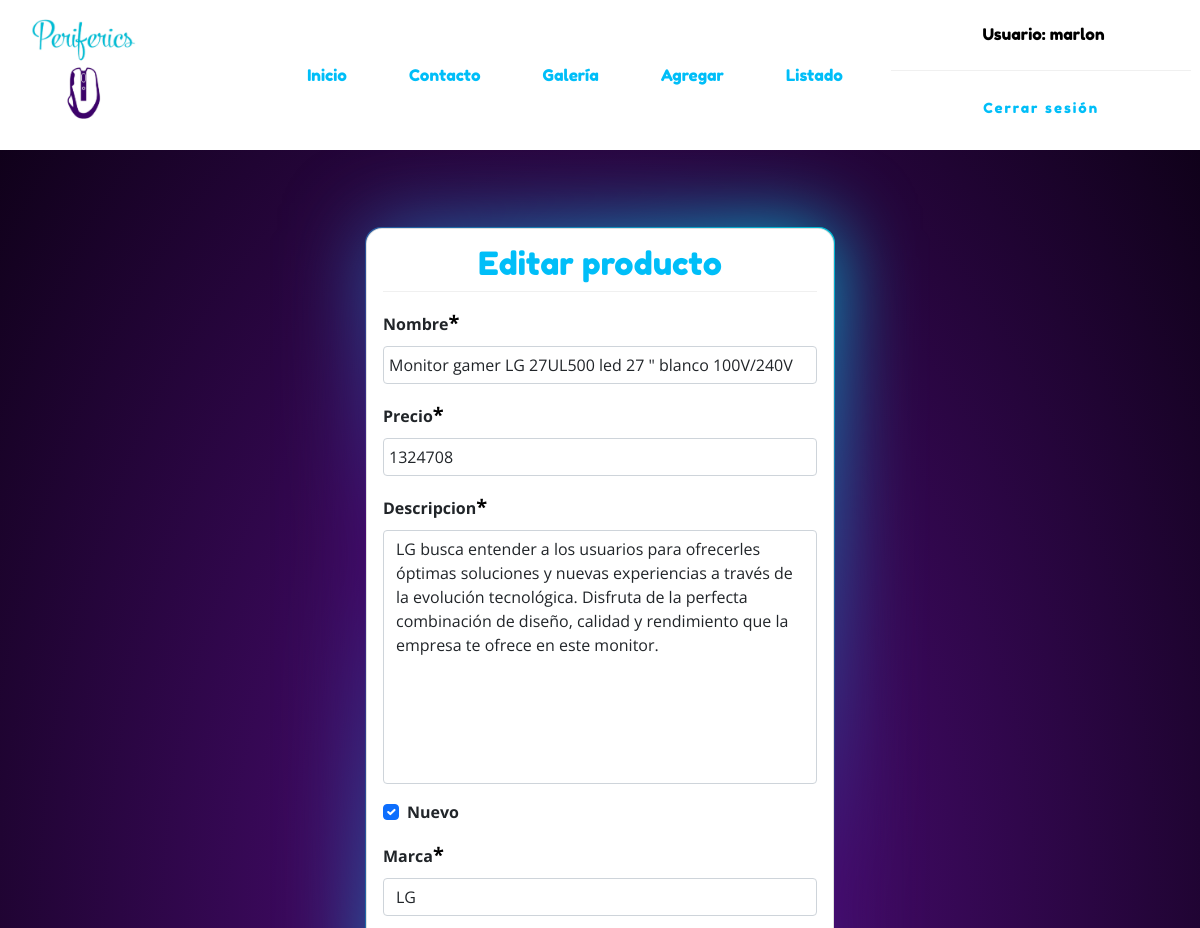
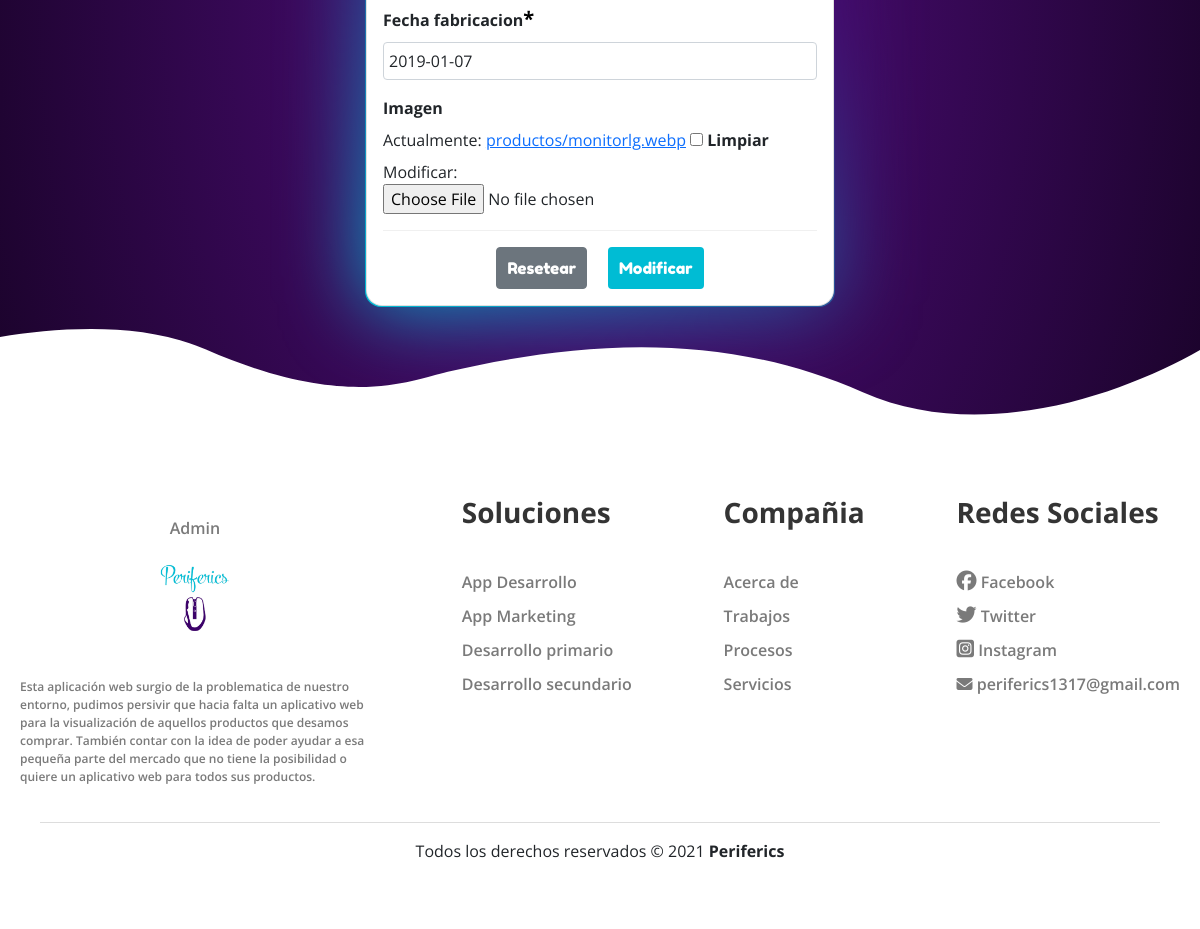
The page /modificar/33/ (signed in) on the database its author committed (2 pictures, top to bottom).
### app/models.py (models this page shows, shortened)
class producto(models.Model):
    nombre=models.CharField(max_length=50)
    precio=models.IntegerField()
    descripcion=models.TextField()
    nuevo=models.BooleanField()
    marca=models.ForeignKey(marca, on_delete=models.PROTECT)
    fecha_fabricacion=models.DateField()
    imagen=models.ImageField(upload_to="productos", null="True")

class marca(models.Model):
    nombre= models.CharField(max_length=50)
    def __str__(self):
        return self.nombre

### app/views.py (the view, shortened to what this page needs)
# urls.py: path('modificar/<id>/', modificar_productos, name="modificar"),
@permission_required('add.change_producto')
def modificar_productos(request, id):
    productos = get_object_or_404(producto, id=id)
    data={
        'Form': productoForms(instance=productos)
    }
    return render(request, 'productos/modificar.html', data)

### app/forms.py (shortened to what this page needs)
class productoForms(forms.ModelForm):
    nombre = forms.CharField(min_length=3, max_length=50)
    imagen = forms.ImageField(required=False, validators=[MaxSizeFileValidator(max_file_size=2)])
    precio = forms.IntegerField(min_value=1, max_value=3000000)
    class Meta:
        model= producto
        fields='__all__'
        widgets ={
            "fecha_fabricacion": DatePickerInput(format='%d/%m/%Y')
        }

### app/templates/productos/modificar.html (shortened to what this page needs)
{% extends 'base.html' %}
{% block content %}
{% load crispy_forms_tags %}
<br><br>
<div class="row">
    <div class="col-12 col-md-6 offset-md-3">
        <div class="card">
            <div class="card-body">
                <h2>Editar producto</h2>
                <hr>
                <form action="" method="POST" enctype="multipart/form-data">
                    {{ Form | crispy}}
                    <hr>
                        <div class="d-flex justify-content-center">
                            <input type="reset" value="Resetear" class="btn btn-secondary">
                            <button type="submit" class="btn btn-primary">Modificar</button>
                        </div>
                    </div>
            </div>
        </div>
    </div>
</div>
{% endblock %}

### app/templates/base.html (shortened to what this page needs)
{% load bootstrap4 %}
{% bootstrap_css %}
<!DOCTYPE html>
<html lang="es">
<head>
    <link href="https://cdn.jsdelivr.net/npm/bootstrap@5.0.1/dist/css/bootstrap.min.css" rel="stylesheet">
    {% load static %}
    <link rel="stylesheet" type="text/css" href="{% static 'css/estilos.css' %}">
    {% load pwa %}
</head>
<body>
    <header id="header">
        <div class="contenedor_logo">
            <a href="{% url 'home'%}"><img  class="logo"  src="{% static 'img/logo1.png' %}" alt="logo"></a>
        </div>
            <nav id="bar_nav">
                <ul>
                    <li><button type="button" class="btn btn-outline-info">
                        <a class="eti_menu" href="{% url 'home'%}"> Inicio </a>
                    </button></li>
                    <li><button type="button" class="btn btn-outline-info">
                        <a class="eti_menu" href="{% url 'contacto' %}">Contacto</a>
                    </button></li>
                    <li><button type="button" class="btn btn-outline-info">
                        <a class="eti_menu" href="{% url 'galeria' %}">Galería</a>
                    </button></li>
                    {% if perms.app.add_producto %}
                    <li><button type="button" class="btn btn-outline-info">
                        <a class="eti_menu" href="{% url 'agregar' %}">Agregar</a>
                    </button></li>
                    {% endif %}
                    {% if perms.app.view_producto %}
                    <li><button type="button" class="btn btn-outline-info">
                        <a class="eti_menu" href="{% url 'listar' %}">Listado</a>
                    </button></li>
                    {% endif %}
                </ul>
            </nav>
                <div id="registro">
                    {% if user.is_authenticated %}
                    <div id="contenedor_nombre">
                        <a id="nombre_face" href="#">Usuario: {{user.username}}</a>
                    </div>
                    <br><hr>
                    <div id="cerrar_Sesion">
                            <a href="{% url 'logout' %}" class="btn-neon">
                                Cerrar sesión
                            </a>
                    </div>
                    {% endif%}
                </div>
    </header>
    <div id="contenido">
            {% block content %}
            {% endblock %}
    <footer>
        <div class="container_footer">
            <div class="box_footer">
                <div class="logo">
                    <a href="admin/"><p>Admin</p><img src="../static/img/logo1.png" alt="logito"></a>
                </div>
                <div class="terms">
                <p>
                Esta aplicación web surgio de la problematica de nuestro entorno,
                pudimos persivir que hacia falta un aplicativo web para la visualización
                de aquellos productos que desamos comprar.
                También contar con la idea de poder ayudar a esa pequeña parte del mercado
                que no tiene la posibilidad o quiere un aplicativo web para todos sus productos.
                </p>
                </div>
            </div>
            <div class="box_footer">
                <h3>Soluciones</h3>
                <a href="{% url 'pronto' %}">App Desarrollo</a>
                <a href="{% url 'pronto' %}">App Marketing</a>
                <a href="{% url 'pronto' %}">Desarrollo primario</a>
                <a href="{% url 'pronto' %}">Desarrollo secundario</a>
            </div>
            <div class="box_footer">
                <h3>Compañia</h3>
                <a href="{% url 'pronto' %}">Acerca de</a>
                <a href="{% url 'pronto' %}">Trabajos</a>
                <a href="{% url 'pronto' %}">Procesos</a>
                <a href="{% url 'pronto' %}">Servicios</a>
            </div>
            <div class="box_footer">
                <h3>Redes Sociales</h3>
                <a href="https://www.facebook.com/profile.php?id=100070111897802"><i class="fab fa-facebook"></i> Facebook </a>
                <a href="https://twitter.com/periferics1"><i class="fab fa-twitter"></i> Twitter </a>
                <a href="https://www.instagram.com/perifercis/"><i class="fab fa-instagram-square"></i> Instagram </a>
                <p><i class="fas fa-envelope"></i> periferics1317@gmail.com</p>
            </div>
        </div>
        <div class="box_copyright">
            <hr>
            <p>Todos los derechos reservados &copy 2021
                <b>Periferics</b>
            </p>
        </div>
    </footer>
</body>
</html>

### app/static/css/estilos.css (style rules this page uses)
* { margin:0; padding:0; }
body { *background-image:url(../img/peri_fondo.jpg); *background-size: cover; background: -webkit-radial-gradient(#560e86, #0a0011); font-family: 'Open Sans', sans-serif; margin:0; }
h1,h2 { font-family: Fredoka One; text-align: center; color:#00bef8; }
header { width: 100%; height: 150px; margin-bottom:30px; background-color: #ffffff; display: flex; justify-content: space-around; align-items: center; }
.logo { width: 150px; }
#registro { width: 25%; }
#contenedor_nombre { display:flex; justify-content: space-evenly; align-items: center; }
#contenedor_nombre a { color:black; }
.btn-neon { position:relative; display:inline-block; padding:10px 25px; color:#00bef8; letter-spacing: 2px; font-family: Fredoka One; font-size: 14px; text-decoration:none; overflow:hidden; transition: 0.2s; font-family:Fredoka One; }
#bar_nav ul { margin-left:100px; display:inline-flex; padding:0; margin-bottom:0; }
li { list-style: none; margin:10px; }
.eti_menu { padding:9px 20px; color: #00bef8; *color:#00fcda; text-decoration: none; font-family: Fredoka One; }
.btn { padding: 8px 0; }
.btn-outline-info { border-color:transparent; }
#cerrar_Sesion { display: flex; justify-content: center; align-items: center; }
hr { background-color:#c4c2c2; border:none; height: 1px; margin-top:0; }
#nombre_face { margin-left: 50px; color:white; text-decoration: none; font-family: Fredoka One; }
#contenido { width: 80%; margin:auto; max-width: 1280px; min-height: 100vh; }
.card { border-radius: 1rem; margin-bottom:20px; }
.card-body { position: relative; background-color: #ffffff; border-radius: 1rem; }
.card-body:before { content: ''; position:absolute; top: -2px; left: -2px; right: -2px; bottom: -2px; background:#fff; z-index: -1; border-radius: 1rem; }
.card-body:after { content: ''; position:absolute; top: -2px; left: -2px; right: -2px; bottom: -2px; background:#fff; z-index: -2; filter: blur(40px); border-radius: 1rem; }
.card-body:before, .card-body:after { border-radius: 1rem; background: linear-gradient(220deg, #00bcd4, #460870, #00bcd4); }
footer { width:100%; padding:50px 0px; *background-image:url(../img/footer.svg); *background-size: cover; background-color:rgb(255, 255, 255); -webkit-mask-image: url(../img/footer.svg); mask-image: url(../img/footer.svg); -webkit-mask-size: cover; mask-size:cover; }
.container_footer { display: flex; flex-wrap: wrap; justify-content: space-between; max-width: 1200px; margin:auto; margin-top:100px; }
.box_footer { display:flex; flex-direction: column; padding:20px; }
.box_footer .logo { width:100%; display:flex; justify-content: center; }
.box_footer .logo img { width:100px; }
.box_footer .logo p { text-align:center; }
.box_footer .terms { max-width: 350px; margin-top:20px; font-weight: 500; color:#7a7a7a; font-size:12px; }
.box_footer h3 { margin-bottom: 30px; color: #343434; font-weight: 700; text-align: left; }
.box_footer a { margin-top: 10px; color: #7a7a7a; font-weight:600; text-decoration: none; }
.box_footer a .fab { font-size: 20px; }
.box_footer p { margin-top: 10px; color: #7a7a7a; font-weight:600; }
.box_copyright { max-width:1200px; margin:auto; text-align:center; padding:0 40px; }
.box_copyright hr { border:none; height:1px; background-color: #7a7a7a; }
input[type=text], input[type=email], input[type=number], select, textarea { width: 100%; padding: 5px; }
textarea { resize: none; }
.btn.btn-secondary { font-family: Fredoka One; padding-left: 10px; padding-right: 10px; }
.btn.btn-primary { font-family: Fredoka One; padding-left: 10px; padding-right: 10px; background-color: #00bcd4; border-color:transparent; }
label { font-weight: bold; }
label .asteriskField { color:black; font-size: 20px; }

### rows shown on the page
producto: nombre "Monitor gamer LG 27UL500 led 27 \" blanco 100V/240V", precio "1324708", descripcion "LG busca entender a los usuarios para ofrecerles óptimas soluciones y nuevas experiencias a través de la evolución tecnológica. Disfruta de la perfecta combinación de diseño, calidad y rendimiento que la empresa te ofrece en este monitor.", nuevo "☑", marca "LG", fecha_fabricacion "2019-01-07"

### other values the page prints
{{ user.username }} "marlon"
